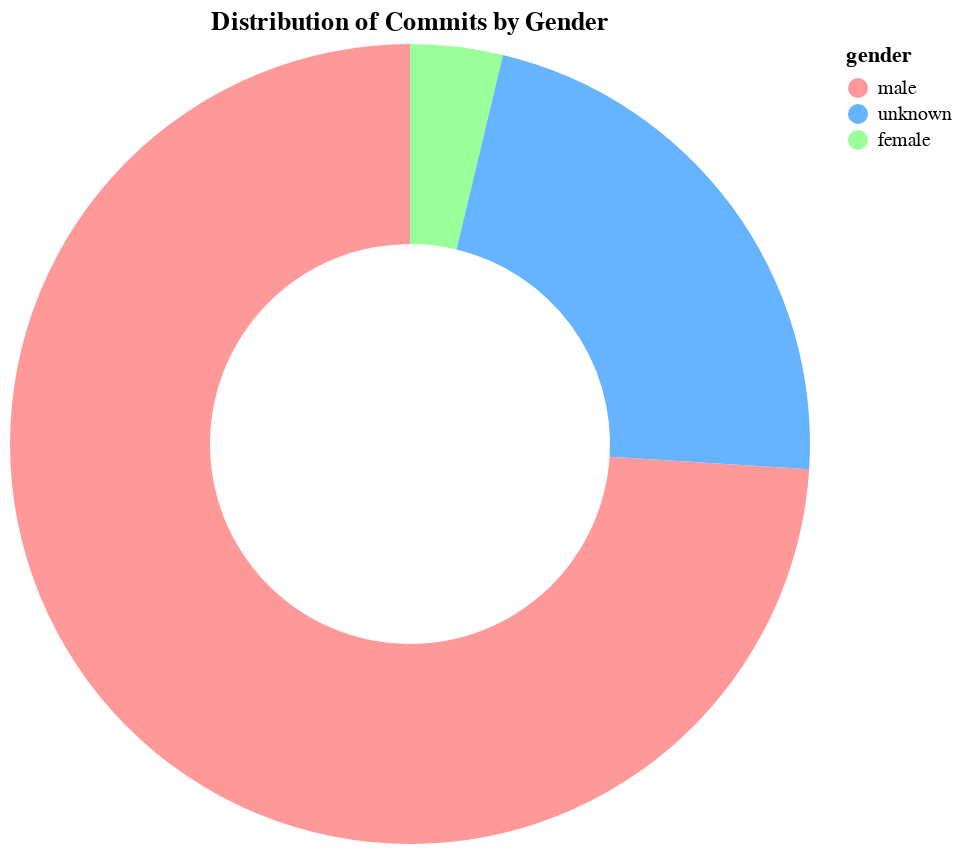

Notebook cell for this chart:
### Code cell
import altair as alt

gender_distribution = data.groupby('gender')['count'].sum().reset_index()

colors = ['#ff9999', '#66b3ff', '#99ff99']

chart = alt.Chart(gender_distribution).mark_arc(innerRadius=100).encode(
    theta=alt.Theta(field='count', type='quantitative', stack='zero'),
    color=alt.Color('gender:N', scale=alt.Scale(domain=['male', 'unknown', 'female'], range=colors)),
    tooltip=['gender:N', 'count:Q']
).properties(
    title='Distribution of Commits by Gender',
    width=400,
    height=400
).configure_view(
    stroke=None
).interactive()

chart.show()

### Figure 1 — Vega-Lite specification as saved in the notebook (floating-point values rounded to 4 significant figures)
{"config": {"view": {"continuousWidth": 300, "continuousHeight": 300, "stroke": null}}, "data": {"name": "data-2180e597869fa3edd01f147e62dae1e6"}, "mark": {"type": "arc", "innerRadius": 100}, "encoding": {"color": {"field": "gender", "scale": {"domain": ["male", "unknown", "female"], "range": ["#ff9999", "#66b3ff", "#99ff99"]}, "type": "nominal"}, "theta": {"field": "count", "stack": "zero", "type": "quantitative"}, "tooltip": [{"field": "gender", "type": "nominal"}, {"field": "count", "type": "quantitative"}]}, "height": 400, "params": [{"name": "param_11", "select": {"type": "interval", "encodings": ["x", "y"]}, "bind": "scales"}], "title": "Distribution of Commits by Gender", "width": 400, "$schema": "https://vega.github.io/schema/vega-lite/v5.20.1.json", "datasets": {"data-2180e597869fa3edd01f147e62dae1e6": [{"gender": "female", "count": 197}, {"gender": "male", "count": 3903}, {"gender": "unknown", "count": 1175}]}}
